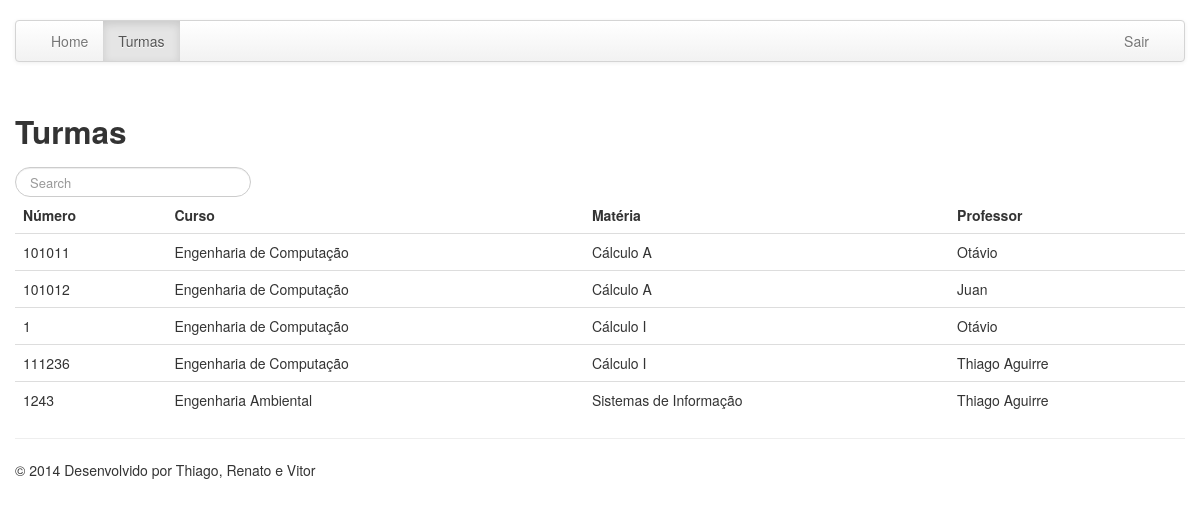
The app's page /turmas.php (signed in) with its own data.
### tables this page shows
CREATE TABLE IF NOT EXISTS `turmas` (
  `pk_turma` int(11) NOT NULL AUTO_INCREMENT,
  `fk_materia` int(11) NOT NULL,
  `rp` varchar(11) NOT NULL,
  `fk_curso` int(11) NOT NULL,
  `numero` varchar(10) NOT NULL,
  `data_inicio` date NOT NULL,
  `data_fim` date NOT NULL,
  PRIMARY KEY (`pk_turma`)
);

CREATE TABLE IF NOT EXISTS `cursos` (
  `pk_curso` int(11) NOT NULL AUTO_INCREMENT,
  `nome` varchar(50) NOT NULL,
  PRIMARY KEY (`pk_curso`),
  KEY `pk_curso` (`pk_curso`)
);

CREATE TABLE IF NOT EXISTS `materias` (
  `pk_materia` int(11) NOT NULL AUTO_INCREMENT,
  `nome` varchar(50) NOT NULL,
  `creditos` int(11) NOT NULL,
  PRIMARY KEY (`pk_materia`)
);

CREATE TABLE IF NOT EXISTS `professores` (
  `rp` varchar(10) NOT NULL,
  `nome` varchar(100) NOT NULL,
  `sexo` varchar(1) NOT NULL,
  `email` varchar(100) NOT NULL,
  PRIMARY KEY (`rp`)
);

### turmas.php (the view, shortened to what this page needs)
<?php include "header.php";?>
<?php
if($_SESSION['permissao'] > 0)
{
?>
	<?php
		if($_GET['id'] != "")
		{
			if($_GET['id'] == "novo")
			{
					echo '<h3>Cadastro de Turma</h3>';
			}
			else if(is_numeric($_GET['id']))
			{
					echo '<h3>Edição de Turma</h3>';
			}
		?>
	<br />
		<form action="turmas.php" method="post" id="formTurma"  name="formTurma" class="form-horizontal" onSubmit="return verificaFormTurma(this);">
			<input type="hidden" name="oque" value="<?php echo $_GET['id']; ?>" />
			<div class="row">
				<div class="span6">
					<div class="control-group">
						<label class ="control-label"></label>
						<div class="controls"><h4>Informações</h4></div>
					</div>
					 <div class="control-group">
						<label class ="control-label" >Número:</label>
						<div class="controls"><input class="input-xlarge" type="text" id="numero" name="numero" value="<?php echo $row['numero']; ?>" maxlength="100" required <?php if(is_numeric($_GET['id'])) echo "disabled"; ?>/></div>
					</div>
					<?php
					$db = conectaBD();
					$query = "SELECT * FROM cursos";
					$result = mysql_query($query);
					desconectaBD($db);
					?>
					<div class="control-group">
						<label class ="control-label">Curso:</label>
						<div class="controls">
							<select name="curso" id="curso"  <?php if(is_numeric($_GET['id'])) echo "disabled"; ?>>
									<option value="0">Selecione um Curso</option>
								<?php
								while($curso = mysql_fetch_array($result)){ ?>
							    	<option value="<?php echo $curso['pk_curso']?>" <?php if($curso['pk_curso'] == $row['fk_curso']) echo 'selected'; ?>><?php echo $curso['nome'];?></option>
							    	<?php
							    } ?>
							</select>
						</div>
					</div>
					<?php
					$db = conectaBD();
					$query = "SELECT * FROM materias";
					$result = mysql_query($query);
					desconectaBD($db);
					?>
					<div class="control-group">
						<label class ="control-label">Materia:</label>
						<div class="controls">
							<select name="materia" id="materia" <?php if(is_numeric($_GET['id'])) echo "disabled"; ?>>
									<option value="0">Selecione uma Materia</option>
								<?php
								while($materia = mysql_fetch_array($result)){ ?>
							    	<option value="<?php echo $materia['pk_materia']?>" <?php if($materia['pk_materia'] == $row['fk_materia']) echo 'selected'; ?>><?php echo $materia['nome'];?></option>
							    	<?php
							    } ?>
							</select>
						</div>
					</div>
					<?php
					$db = conectaBD();
					$query = "SELECT * FROM professores";
					$result = mysql_query($query);
					desconectaBD($db);
					?>
					<div class="control-group">
						<label class ="control-label">Professor:</label>
						<div class="controls">
							<select name="professor" id="professor">
									<option value="0">Selecione um Professor</option>
								<?php
								while($professor = mysql_fetch_array($result)){ ?>
							    	<option value="<?php echo $professor['rp']?>" <?php if($professor['rp'] == $row['rp']) echo 'selected'; ?>><?php echo $professor['nome'];?></option>
							    	<?php
							    } ?>
							</select>
						</div>
					</div>
					 <div class="control-group">
						   <label class ="control-label">Início:</label>
						   <div class="controls">
						     <div id="datetimepicker" class="input-append date" data-date-minviewmode="days">
						         <input class="input-medium" name="inicio" type="text" id="inicio" value="<?php if($row['data_inicio']!='')echo $row['data_inicio']; else echo date("d/m/Y"); ?>" readonly></input>
						         <span class="add-on">
						           <i data-time-icon="icon-time" data-date-icon="icon-calendar"></i>
						         </span>
						       </div>
						   </div>
						 </div>
						 <div class="control-group">
						   <label class ="control-label">Fim:</label>
						   <div class="controls">
						     <div id="datetimepicker2" class="input-append date" data-date-minviewmode="days">
						         <input class="input-medium" name="fim" type="text" id="fim" value="<?php if($row['data_fim']!='')echo $row['data_fim']; else echo date("d/m/Y",strtotime(date("Y-m-d")." +4 month")); ?>"readonly></input>
						         <span class="add-on">
						           <i data-time-icon="icon-time" data-date-icon="icon-calendar"></i>
						         </span>
						       </div>
						   </div>
						 </div>
					<div class="control-group">
						<label class ="control-label"></label>
						<div class="controls"></div>
					</div>
					<div class="control-group">
						<label class ="control-label"></label>
						<div class="controls"><input class="btn btn-large btn-primary" type="submit" name="enviar" value="Enviar" /></div>
					</div>
				</div>
			</div>
			</form>
			<?php
			}
			else{
			?>
			<h2>Turmas</h2>
			<div class="row">
				<div class="span6">
					<form class="navbar-search pull-left">
					  <input type="text" class="search-query" placeholder="Search" onkeyup="BuscaItemTabela(this);">
					</form>
				</div>
				<div class="span6">
				</div>
			</div>
			<table class="table table-hover">
				<thead>
					<tr>
						<th>Número</th>
						<th>Curso</th>
						<th>Matéria</th>
						<th>Professor</th>
					</tr>
				</thead>
				<tbody>
				<?php
				$query="SELECT t.pk_turma, c.nome curso, m.nome materia, p.nome professor, t.numero FROM turmas t
						INNER JOIN cursos c ON t.fk_curso = c.pk_curso
						INNER JOIN materias m ON t.fk_materia = m.pk_materia
						INNER JOIN professores p ON t.rp = p.rp  WHERE 1";
				$result = mysql_query($query);
				while($row = mysql_fetch_array($result)) {
				echo '
						<tr class="itens_tabela" >
						<td onclick="location.href = \'turma.php?id='.$row['pk_turma'].'\';">' . $row['numero'] . '</td>
						<td onclick="location.href = \'turma.php?id='.$row['pk_turma'].'\';">' . $row['curso'] . '</td>
						<td onclick="location.href = \'turma.php?id='.$row['pk_turma'].'\';">' . $row['materia'] . '</td>
						<td onclick="location.href = \'turma.php?id='.$row['pk_turma'].'\';">' . $row['professor'] . '</td>
						';
				}
				?>
				</tbody>
			</table>
    <?php
    }
}
	include "footer.php";
?>

### records on screen
turmas: numero "101011", fk_curso.nome "Engenharia de Computação", fk_materia.nome "Cálculo A", professores.nome "Otávio"
turmas: numero "101012", fk_curso.nome "Engenharia de Computação", fk_materia.nome "Cálculo A", professores.nome "Juan"
turmas: numero "1", fk_curso.nome "Engenharia de Computação", fk_materia.nome "Cálculo I", professores.nome "Otávio"
turmas: numero "111236", fk_curso.nome "Engenharia de Computação", fk_materia.nome "Cálculo I", professores.nome "Thiago Aguirre"
turmas: numero "1243", fk_curso.nome "Engenharia Ambiental", fk_materia.nome "Sistemas de Informação", professores.nome "Thiago Aguirre"
